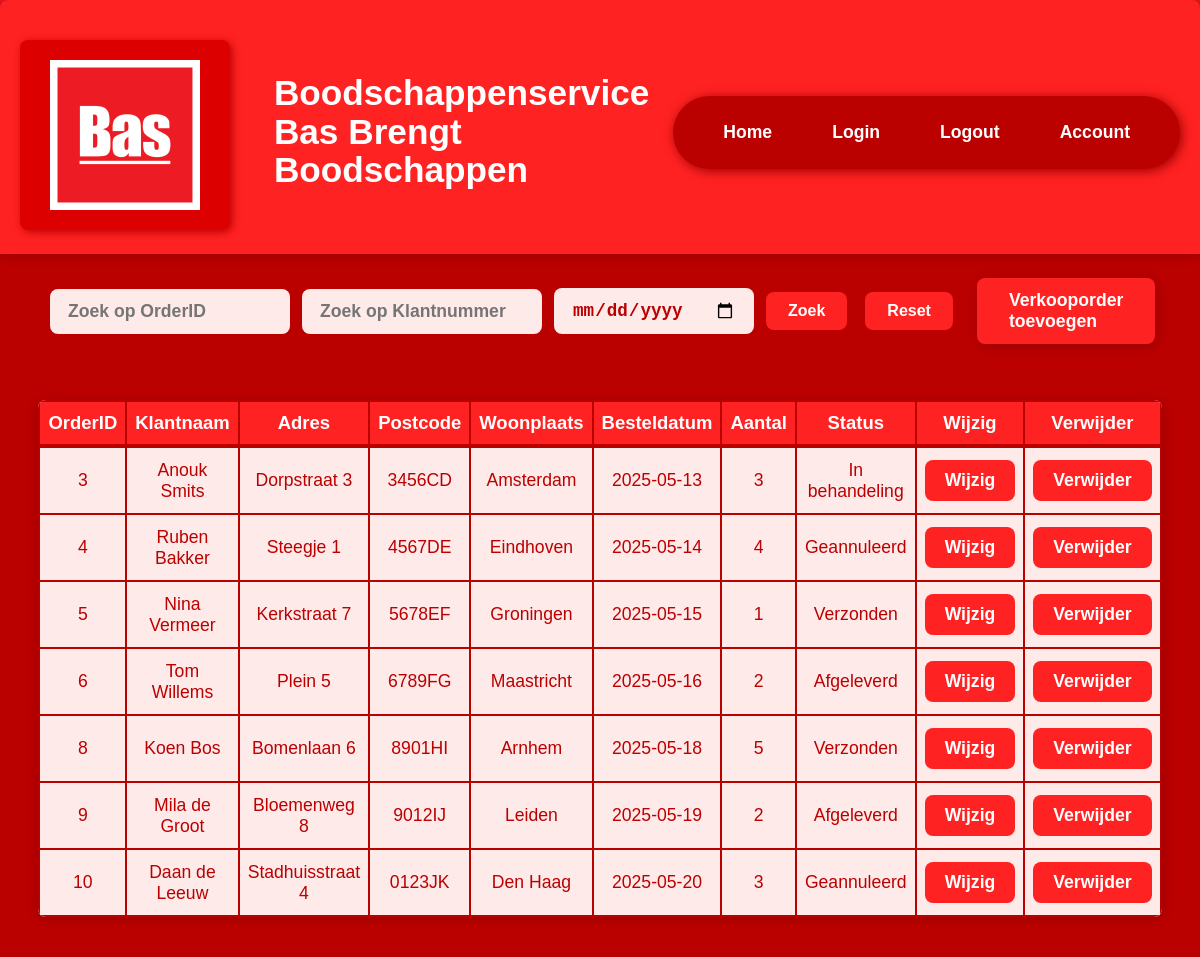
Screenshot of /verkooporders/read.php with the database file from the repository.
### tables this page shows
CREATE TABLE `verkooporder` (
  `verkOrdId` int(11) NOT NULL,
  `klantId` int(11) NOT NULL,
  `artId` int(11) NOT NULL,
  `verkOrdDatum` date DEFAULT NULL,
  `verkOrdBestAantal` int(11) DEFAULT NULL,
  `verkOrdStatus` int(11) NOT NULL DEFAULT 1
);

CREATE TABLE `klant` (
  `klantId` int(11) NOT NULL,
  `klantNaam` varchar(20) DEFAULT NULL,
  `klantEmail` varchar(30) NOT NULL,
  `klantAdres` varchar(30) NOT NULL,
  `klantPostcode` varchar(6) DEFAULT NULL,
  `klantWoonplaats` varchar(25) DEFAULT NULL
);

### src/classes/verkooporders.php (called while the page is built, shortened)
<?php
class verkooporders extends Database
{
    public function getOrdersWithKlantInfo() {
        $sql = "SELECT v.*, k.klantNaam, k.klantAdres, k.klantWoonplaats, k.klantPostcode
                FROM verkooporder v
                JOIN klant k ON v.klantId = k.klantId";
        $stmt = self::$conn->prepare($sql);
        $stmt->execute();
        return $stmt->fetchAll();
    }
    public function statusText($status) {
        switch ($status) {
            case 1: return "In behandeling";
            case 2: return "Verzonden";
            case 3: return "Afgeleverd";
            case 4: return "Geannuleerd";
        }
    }
}

### src/verkooporders/read.php (the view, shortened to what this page needs)
<?php
require_once '../classes/verkooporders.php';
$verkoopordersObj = new verkooporders();
$zoekVerkOrdId = isset($_GET['zoekVerkOrdId']) ? trim($_GET['zoekVerkOrdId']) : '';
$zoekKlantId   = isset($_GET['zoekKlantId']) ? trim($_GET['zoekKlantId']) : '';
$zoekDatum     = isset($_GET['zoekDatum']) ? trim($_GET['zoekDatum']) : '';
if ($zoekVerkOrdId !== '') {
    $orders = $verkoopordersObj->zoekOpOrderId((int)$zoekVerkOrdId);
} elseif ($zoekKlantId !== '') {
    $orders = $verkoopordersObj->zoekOpKlantId((int)$zoekKlantId);
} elseif ($zoekDatum !== '') {
    $orders = $verkoopordersObj->zoekOpDatum($zoekDatum);
} else {
    $orders = $verkoopordersObj->getOrdersWithKlantInfo();
}
require_once '../Includes/header.php';
?>
<main class="bas-main">
    <div class="crud-searchbar-container">
        <form method="get" class="crud-searchbar-form">
            <input type="number" name="zoekVerkOrdId" class="crud-searchbar-input" placeholder="Zoek op OrderID" min="1" value="<?= isset($_GET['zoekVerkOrdId']) ? htmlspecialchars($_GET['zoekVerkOrdId']) : '' ?>">
            <input type="number" name="zoekKlantId" class="crud-searchbar-input" placeholder="Zoek op Klantnummer" min="1" value="<?= isset($_GET['zoekKlantId']) ? htmlspecialchars($_GET['zoekKlantId']) : '' ?>">
            <input type="date" name="zoekDatum" class="crud-searchbar-input" placeholder="Zoek op Datum" value="<?= isset($_GET['zoekDatum']) ? htmlspecialchars($_GET['zoekDatum']) : '' ?>">
            <button type="submit" class="crud-searchbar-btn">Zoek</button>
            <a href="read.php" class="crud-searchbar-btn">Reset</a>
        </form>
        <a href="insert.php" class="crud-add-btn">Verkooporder toevoegen</a>
    </div>
    <table class="bas-tabel">
        <thead>
            <tr>
                <th>OrderID</th>
                <th>Klantnaam</th>
                <th>Adres</th>
                <th>Postcode</th>
                <th>Woonplaats</th>
                <th>Besteldatum</th>
                <th>Aantal</th>
                <th>Status</th>
                <th>Wijzig</th>
                <th>Verwijder</th>
            </tr>
        </thead>
        <tbody>
            <?php if (empty($orders)): ?>
                <tr>
                    <td colspan="10">Geen verkooporders gevonden.</td>
                </tr>
            <?php else: ?>
                <?php foreach ($orders as $order): ?>
                    <tr>
                        <td><?= htmlspecialchars($order['verkOrdId']) ?></td>
                        <td><?= htmlspecialchars($order['klantNaam']) ?></td>
                        <td><?= htmlspecialchars($order['klantAdres']) ?></td>
                        <td><?= htmlspecialchars($order['klantPostcode']) ?></td>
                        <td><?= htmlspecialchars($order['klantWoonplaats']) ?></td>
                        <td><?= htmlspecialchars($order['verkOrdDatum']) ?></td>
                        <td><?= htmlspecialchars($order['verkOrdBestAantal']) ?></td>
                        <td><?= htmlspecialchars($verkoopordersObj->statusText($order['verkOrdStatus'])) ?></td>
                        <td>
                            <a href="update.php?verkoopordersId=<?= $order['verkOrdId'] ?>" class="bas-tabel-btn">Wijzig</a>
                        </td>
                        <td>
                            <form method="post" action="delete.php" onsubmit="return confirm('Weet je zeker dat je deze verkooporder wilt verwijderen?');">
                                <button type="submit" class="bas-tabel-btn">Verwijder</button>
                            </form>
                        </td>
                    </tr>
                <?php endforeach; ?>
            <?php endif; ?>
        </tbody>
    </table>
</main>

### src/style.css (style rules this page uses)
html, body { width: 100%; overflow-x: hidden; }
body { margin: 0; padding: 0; background-color: #ED1B24; font-size: 16px; font-family: Arial, Helvetica, sans-serif; color: #fff; }
.bas-main { background: #b00; min-height: 80vh; padding: 0; margin: 0; display: flex; flex-direction: column; justify-content: center; align-items: center; box-shadow: 0 2px 12px #900; }
.crud-searchbar-container { display: flex; justify-content: flex-start; align-items: center; background: #b00; padding: 24px 18px; border-radius: 12px; margin: 0 auto 32px auto; max-width: 1100px; width: 98%; gap: 24px; }
.crud-searchbar-form { display: flex; gap: 12px; align-items: center; margin: 0; }
.crud-searchbar-input { padding: 12px 18px; border-radius: 8px; border: none; background: #ffeaea; color: #b00; font-size: 1.1em; font-weight: bold; min-width: 200px; max-width: 240px; transition: box-shadow 0.2s; box-sizing: border-box; }
.crud-searchbar-btn { background: #ff2222; color: #fff; border: none; border-radius: 8px; padding: 10px 22px; font-weight: bold; font-size: 1em; cursor: pointer; text-decoration: none; margin-right: 6px; transition: background 0.2s, color 0.2s; }
.crud-searchbar-btn:last-child { margin-right: 0; }
.crud-add-btn { background: #ff2222; color: #fff; border: none; border-radius: 8px; padding: 12px 32px; font-weight: bold; font-size: 1.1em; text-decoration: none; transition: background 0.2s, color 0.2s; box-shadow: 2px 2px 12px #900; }
.bas-tabel { width: 98%; max-width: 1100px; margin: 0 auto 40px auto; border-collapse: collapse; background: #fff; color: #b00; font-size: 1.1em; border-radius: 8px; overflow: hidden; box-shadow: 0 2px 12px #900; }
.bas-tabel th, .bas-tabel td { border: 2.5px solid #b00; padding: 10px 8px; text-align: center; background: #ffeaea; }
.bas-tabel th { background: #ff2222; color: #fff; font-size: 1.05em; border-bottom: 4px solid #b00; }
.bas-tabel tr:nth-child(even) { background: #fff6f6; }
.bas-tabel-btn { background: #ff2222; border: none; outline: none; color: #fff; padding: 10px 20px; border-radius: 8px; text-decoration: none; font-weight: bold; transition: background 0.2s, color 0.2s; display: inline-block; text-align: center; cursor: pointer; font-size: 1em; margin: 2px 0; }

### rows the page displays
verkooporder: verkOrdId "3", klantId.klantNaam "Anouk Smits", klantId.klantAdres "Dorpstraat 3", klantId.klantPostcode "3456CD", klantId.klantWoonplaats "Amsterdam", verkOrdDatum "2025-05-13", verkOrdBestAantal "3", verkOrdStatus "In behandeling"
verkooporder: verkOrdId "4", klantId.klantNaam "Ruben Bakker", klantId.klantAdres "Steegje 1", klantId.klantPostcode "4567DE", klantId.klantWoonplaats "Eindhoven", verkOrdDatum "2025-05-14", verkOrdBestAantal "4", verkOrdStatus "Geannuleerd"
verkooporder: verkOrdId "5", klantId.klantNaam "Nina Vermeer", klantId.klantAdres "Kerkstraat 7", klantId.klantPostcode "5678EF", klantId.klantWoonplaats "Groningen", verkOrdDatum "2025-05-15", verkOrdBestAantal "1", verkOrdStatus "Verzonden"
verkooporder: verkOrdId "6", klantId.klantNaam "Tom Willems", klantId.klantAdres "Plein 5", klantId.klantPostcode "6789FG", klantId.klantWoonplaats "Maastricht", verkOrdDatum "2025-05-16", verkOrdBestAantal "2", verkOrdStatus "Afgeleverd"
verkooporder: verkOrdId "8", klantId.klantNaam "Koen Bos", klantId.klantAdres "Bomenlaan 6", klantId.klantPostcode "8901HI", klantId.klantWoonplaats "Arnhem", verkOrdDatum "2025-05-18", verkOrdBestAantal "5", verkOrdStatus "Verzonden"
verkooporder: verkOrdId "9", klantId.klantNaam "Mila de Groot", klantId.klantAdres "Bloemenweg 8", klantId.klantPostcode "9012IJ", klantId.klantWoonplaats "Leiden", verkOrdDatum "2025-05-19", verkOrdBestAantal "2", verkOrdStatus "Afgeleverd"
verkooporder: verkOrdId "10", klantId.klantNaam "Daan de Leeuw", klantId.klantAdres "Stadhuisstraat 4", klantId.klantPostcode "0123JK", klantId.klantWoonplaats "Den Haag", verkOrdDatum "2025-05-20", verkOrdBestAantal "3", verkOrdStatus "Geannuleerd"
